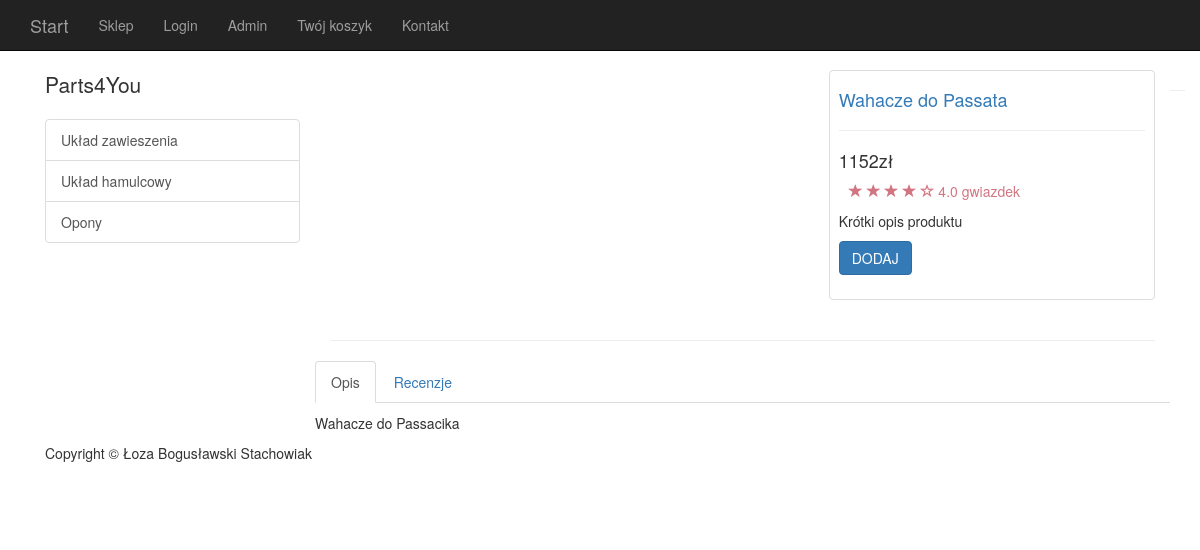
Page /item.php?id=1 on the committed database.
### tables this page shows
CREATE TABLE `categories` (
  `cat_id` int(11) NOT NULL,
  `cat_title` varchar(255) NOT NULL
);

CREATE TABLE `products` (
  `product_id` int(11) NOT NULL,
  `product_title` varchar(255) NOT NULL,
  `product_category_id` int(11) NOT NULL,
  `product_price` float NOT NULL,
  `product_quantity` int(11) NOT NULL,
  `product_description` text NOT NULL,
  `short_description` text NOT NULL,
  `product_image` varchar(255) NOT NULL
);

### public/item.php (the view, shortened to what this page needs)
<?php include TEMPLATE_FRONT . DS . "header.php"; ?>
<div class="container">
            <?php include TEMPLATE_FRONT . DS . "side_nav.php"; ?>
<?php
    $query =  query(" SELECT * FROM products WHERE product_id=" . escape_string($_GET['id']) . ""  );
        while($row = fetch_array($query)){
?>
<div class="col-md-9">
<div class="row">
    <div class="col-md-7">
    </div>
    <div class="col-md-5">
        <div class="thumbnail">
    <div class="caption-full">
        <h4><a href="#"><?php echo $row['product_title']; ?></a> </h4>
        <hr>
        <h4 class=""> <?php echo   $row['product_price'] . "&#122;&#322;" ; ?> </h4>
    <div class="ratings">
        <p>
            <span class="glyphicon glyphicon-star"></span>
            <span class="glyphicon glyphicon-star"></span>
            <span class="glyphicon glyphicon-star"></span>
            <span class="glyphicon glyphicon-star"></span>
            <span class="glyphicon glyphicon-star-empty"></span>
            4.0 gwiazdek
        </p>
    </div>
        <p><?php echo $row['short_description']; ?></p>
    <form action="">
        <div class="form-group">
            <a href="../resources/cart.php?add=<?php echo $row['product_id']; ?>"  class="btn btn-primary" >DODAJ</a>
        </div>
    </form>
    </div>
</div>
</div>
</div>
        <hr>
<div class="row">
<div role="tabpanel">
  <ul class="nav nav-tabs" role="tablist">
    <li role="presentation" class="active"><a href="#home" aria-controls="home" role="tab" data-toggle="tab">Opis</a></li>
    <li role="presentation"><a href="#profile" aria-controls="profile" role="tab" data-toggle="tab">Recenzje</a></li>
  </ul>
  <div class="tab-content">
    <div role="tabpanel" class="tab-pane active" id="home">
   <p> <?php echo $row['product_description']; ?></p>
    </div>
 </div>
</div>
</div>
</div> <!-- Col md-9 Ends Here   --
 <?php } ?>
</div>
    <?php  require TEMPLATE_FRONT . DS . "footer.php"  ?>

### resources/functions.php (shortened to what this page needs)
<?php
 require_once("config.php");
	function query($sql) {
		global $connection;
		return mysqli_query($connection, $sql);
	}
	function escape_string($string) {
		global $connection;
		return mysqli_real_escape_string($connection, $string);
	}
	function fetch_array($result) {
		return mysqli_fetch_array($result);
	}
	function get_categories() {
		$query = query("SELECT * FROM categories");
                	while($row = fetch_array($query)) {
$category = <<<DELIMETER
<a href='category.php?id={$row['cat_id']}' class='list-group-item'>{$row['cat_title']}</a>
DELIMETER;
echo $category;
                	}
	}
?>

### public/css/shop-homepage.css (style rules this page uses)
body { padding-top: 70px; }
.ratings { padding-right: 10px; padding-left: 10px; color: #d17581; }
.thumbnail { padding: 0; }
.thumbnail .caption-full { padding: 9px; color: #333; }

### rows in the picture
categories: cat_title "Układ zawieszenia"
categories: cat_title "Układ hamulcowy"
categories: cat_title "Opony"
products: product_title "Wahacze do Passata", product_price "1152", short_description "Krótki opis produktu", product_description "Wahacze do Passacika"
